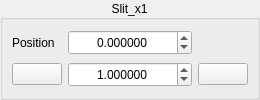
<?xml version="1.0" encoding="UTF-8"?>
<ui version="4.0">
 <class>MotorWidgetObject</class>
 <widget class="QWidget" name="MotorWidgetObject">
  <property name="geometry">
   <rect>
    <x>0</x>
    <y>0</y>
    <width>260</width>
    <height>100</height>
   </rect>
  </property>
  <property name="sizePolicy">
   <sizepolicy hsizetype="Fixed" vsizetype="Fixed">
    <horstretch>0</horstretch>
    <verstretch>0</verstretch>
   </sizepolicy>
  </property>
  <property name="minimumSize">
   <size>
    <width>260</width>
    <height>100</height>
   </size>
  </property>
  <property name="maximumSize">
   <size>
    <width>260</width>
    <height>100</height>
   </size>
  </property>
  <property name="palette">
   <palette>
    <active>
     <colorrole role="WindowText">
      <brush brushstyle="SolidPattern">
       <color alpha="255">
        <red>0</red>
        <green>0</green>
        <blue>0</blue>
       </color>
      </brush>
     </colorrole>
     <colorrole role="Dark">
      <brush brushstyle="SolidPattern">
       <color alpha="255">
        <red>61</red>
        <green>61</green>
        <blue>61</blue>
       </color>
      </brush>
     </colorrole>
     <colorrole role="Text">
      <brush brushstyle="SolidPattern">
       <color alpha="255">
        <red>0</red>
        <green>0</green>
        <blue>0</blue>
       </color>
      </brush>
     </colorrole>
     <colorrole role="ButtonText">
      <brush brushstyle="SolidPattern">
       <color alpha="255">
        <red>0</red>
        <green>0</green>
        <blue>0</blue>
       </color>
      </brush>
     </colorrole>
    </active>
    <inactive>
     <colorrole role="WindowText">
      <brush brushstyle="SolidPattern">
       <color alpha="255">
        <red>0</red>
        <green>0</green>
        <blue>0</blue>
       </color>
      </brush>
     </colorrole>
     <colorrole role="Dark">
      <brush brushstyle="SolidPattern">
       <color alpha="255">
        <red>61</red>
        <green>61</green>
        <blue>61</blue>
       </color>
      </brush>
     </colorrole>
     <colorrole role="Text">
      <brush brushstyle="SolidPattern">
       <color alpha="255">
        <red>0</red>
        <green>0</green>
        <blue>0</blue>
       </color>
      </brush>
     </colorrole>
     <colorrole role="ButtonText">
      <brush brushstyle="SolidPattern">
       <color alpha="255">
        <red>0</red>
        <green>0</green>
        <blue>0</blue>
       </color>
      </brush>
     </colorrole>
    </inactive>
    <disabled>
     <colorrole role="WindowText">
      <brush brushstyle="SolidPattern">
       <color alpha="255">
        <red>61</red>
        <green>61</green>
        <blue>61</blue>
       </color>
      </brush>
     </colorrole>
     <colorrole role="Dark">
      <brush brushstyle="SolidPattern">
       <color alpha="255">
        <red>61</red>
        <green>61</green>
        <blue>61</blue>
       </color>
      </brush>
     </colorrole>
     <colorrole role="Text">
      <brush brushstyle="SolidPattern">
       <color alpha="255">
        <red>61</red>
        <green>61</green>
        <blue>61</blue>
       </color>
      </brush>
     </colorrole>
     <colorrole role="ButtonText">
      <brush brushstyle="SolidPattern">
       <color alpha="255">
        <red>61</red>
        <green>61</green>
        <blue>61</blue>
       </color>
      </brush>
     </colorrole>
    </disabled>
   </palette>
  </property>
  <property name="windowTitle">
   <string>Form</string>
  </property>
  <layout class="QGridLayout" name="gridMotorWidgetObject">
   <property name="margin">
    <number>0</number>
   </property>
   <property name="spacing">
    <number>0</number>
   </property>
   <item row="0" column="0">
    <widget class="QGroupBox" name="groupbox">
     <property name="sizePolicy">
      <sizepolicy hsizetype="Ignored" vsizetype="Ignored">
       <horstretch>0</horstretch>
       <verstretch>0</verstretch>
      </sizepolicy>
     </property>
     <property name="font">
      <font>
       <weight>50</weight>
       <bold>false</bold>
      </font>
     </property>
     <property name="title">
      <string>Slit_x1</string>
     </property>
     <property name="alignment">
      <set>Qt::AlignCenter</set>
     </property>
     <property name="flat">
      <bool>true</bool>
     </property>
     <layout class="QGridLayout" name="gridGroupBox">
      <property name="margin">
       <number>9</number>
      </property>
      <property name="verticalSpacing">
       <number>6</number>
      </property>
      <item row="1" column="2">
       <widget class="QPushButton" name="pushLeft">
        <property name="sizePolicy">
         <sizepolicy hsizetype="Fixed" vsizetype="Fixed">
          <horstretch>0</horstretch>
          <verstretch>0</verstretch>
         </sizepolicy>
        </property>
        <property name="minimumSize">
         <size>
          <width>50</width>
          <height>22</height>
         </size>
        </property>
        <property name="maximumSize">
         <size>
          <width>50</width>
          <height>16777215</height>
         </size>
        </property>
        <property name="focusPolicy">
         <enum>Qt::NoFocus</enum>
        </property>
        <property name="text">
         <string/>
        </property>
        <property name="icon">
         <iconset resource="../include/icons.qrc">
          <normaloff>:/icons/images/minusImage.png</normaloff>:/icons/images/minusImage.png</iconset>
        </property>
        <property name="iconSize">
         <size>
          <width>45</width>
          <height>20</height>
         </size>
        </property>
       </widget>
      </item>
      <item row="1" column="4">
       <widget class="QPushButton" name="pushRight">
        <property name="sizePolicy">
         <sizepolicy hsizetype="Fixed" vsizetype="Fixed">
          <horstretch>50</horstretch>
          <verstretch>22</verstretch>
         </sizepolicy>
        </property>
        <property name="minimumSize">
         <size>
          <width>50</width>
          <height>22</height>
         </size>
        </property>
        <property name="maximumSize">
         <size>
          <width>50</width>
          <height>16777215</height>
         </size>
        </property>
        <property name="focusPolicy">
         <enum>Qt::NoFocus</enum>
        </property>
        <property name="text">
         <string/>
        </property>
        <property name="icon">
         <iconset resource="../include/icons.qrc">
          <normaloff>:/icons/images/plusImage.png</normaloff>:/icons/images/plusImage.png</iconset>
        </property>
        <property name="iconSize">
         <size>
          <width>45</width>
          <height>20</height>
         </size>
        </property>
       </widget>
      </item>
      <item row="0" column="4">
       <spacer name="horizontalSpacer_3">
        <property name="sizePolicy">
         <sizepolicy hsizetype="Fixed" vsizetype="Minimum">
          <horstretch>0</horstretch>
          <verstretch>0</verstretch>
         </sizepolicy>
        </property>
        <property name="orientation">
         <enum>Qt::Horizontal</enum>
        </property>
        <property name="sizeType">
         <enum>QSizePolicy::Fixed</enum>
        </property>
        <property name="sizeHint" stdset="0">
         <size>
          <width>50</width>
          <height>25</height>
         </size>
        </property>
       </spacer>
      </item>
      <item row="1" column="3">
       <widget class="QDoubleSpinBox" name="spinRelative">
        <property name="minimumSize">
         <size>
          <width>0</width>
          <height>25</height>
         </size>
        </property>
        <property name="maximumSize">
         <size>
          <width>16777215</width>
          <height>25</height>
         </size>
        </property>
        <property name="alignment">
         <set>Qt::AlignCenter</set>
        </property>
        <property name="keyboardTracking">
         <bool>false</bool>
        </property>
        <property name="decimals">
         <number>6</number>
        </property>
        <property name="minimum">
         <double>0.000000000000000</double>
        </property>
        <property name="maximum">
         <double>999999.999998999992386</double>
        </property>
        <property name="value">
         <double>1.000000000000000</double>
        </property>
       </widget>
      </item>
      <item row="0" column="3">
       <widget class="QDoubleSpinBox" name="spinAbsolute">
        <property name="minimumSize">
         <size>
          <width>0</width>
          <height>25</height>
         </size>
        </property>
        <property name="maximumSize">
         <size>
          <width>16777215</width>
          <height>25</height>
         </size>
        </property>
        <property name="wrapping">
         <bool>false</bool>
        </property>
        <property name="frame">
         <bool>true</bool>
        </property>
        <property name="alignment">
         <set>Qt::AlignCenter</set>
        </property>
        <property name="keyboardTracking">
         <bool>false</bool>
        </property>
        <property name="decimals">
         <number>6</number>
        </property>
        <property name="minimum">
         <double>-999999.000000000000000</double>
        </property>
        <property name="maximum">
         <double>999999.999998999992386</double>
        </property>
       </widget>
      </item>
      <item row="0" column="2">
       <widget class="QLabel" name="lblPosition">
        <property name="sizePolicy">
         <sizepolicy hsizetype="Ignored" vsizetype="Ignored">
          <horstretch>0</horstretch>
          <verstretch>0</verstretch>
         </sizepolicy>
        </property>
        <property name="text">
         <string>Position</string>
        </property>
       </widget>
      </item>
     </layout>
    </widget>
   </item>
  </layout>
 </widget>
 <resources>
  <include location="../include/icons.qrc"/>
 </resources>
 <connections/>
</ui>
